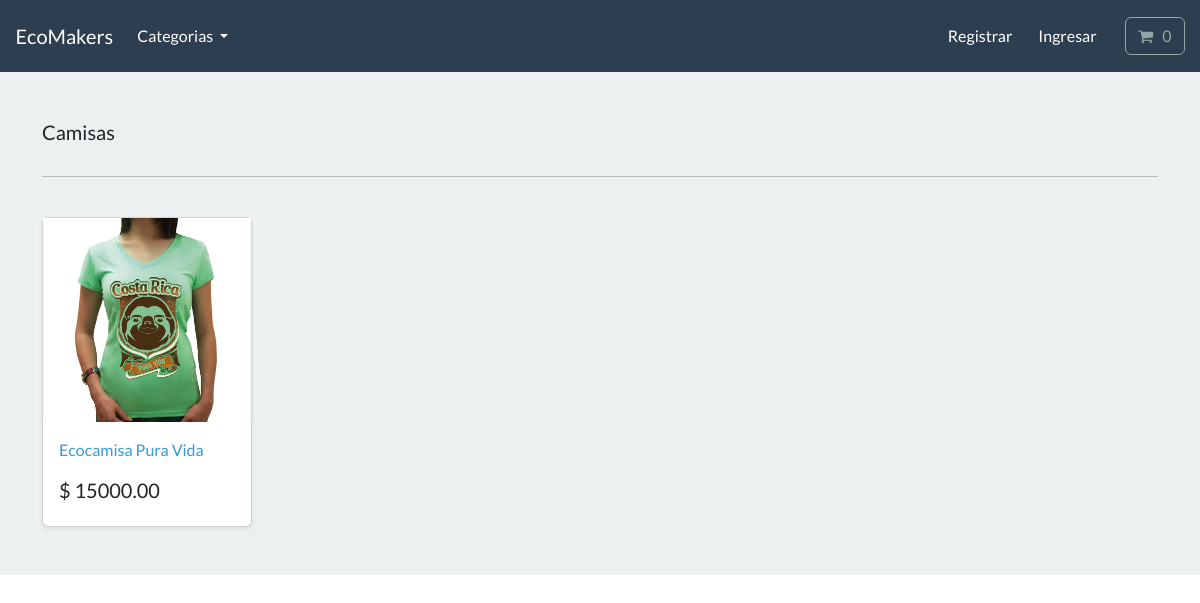
The app's page /search/camisas/ with its own data.
### store/models.py (models this page shows, shortened)
class Category(models.Model):
    name = models.CharField(max_length=250, db_index=True)
    slug = models.SlugField(max_length=250, unique=True)
    class Meta:
        verbose_name_plural = 'categories'
    def get_absolute_url(self):
        return reverse('list-category', args=[self.slug])

class Product(models.Model):
    category = models.ForeignKey(Category, related_name='product', on_delete=models.CASCADE, null=True)
    title = models.CharField(max_length=250)
    brand = models.CharField(max_length=250, default='un-branded')
    description = models.TextField(blank=True)
    slug = models.SlugField(max_length=255)
    price = models.DecimalField(max_digits=7, decimal_places=2)
    image = models.ImageField(upload_to='images/')
    class Meta:
        verbose_name_plural = 'products'
    def get_absolute_url(self):
        return reverse('product-info', args=[self.slug])

### store/views.py (the view)
# urls.py: path('search/<slug:category_slug>/',views.list_category, name='list-category'),
def list_category(request, category_slug=None):
    category = get_object_or_404(Category, slug=category_slug)
    products = Product.objects.filter(category = category)
    return render(request, 'store/list-category.html',{'category':category,'products':products})

### cart/cart.py (called while the page is built)
    def __len__(self):
        return sum(item['qty'] for item in self.cart.values())

### cart/context_processors.py (called while the page is built)
def cart(request):
    return {'cart': Cart(request)}

### store/views.py (called while the page is built)
def categories(request):
    all_categories = Category.objects.all()
    return {'all_categories':all_categories}

### store/templates/store/list-category.html
{% extends "./base.html" %}
{% load static %}
{% block content %}
<main>
  <div class="album py-5 bg-light">
    <div class="container">
      <div class="pb-3 h5"> {{category.name | capfirst}} </div>
      <hr>
      <br>
      <div class="row row-cols-1 row-cols-sm-2 row-cols-md-5 g-3">
        {% for product in products %}
        <div class="col">
          <div class="card shadow-sm">
          <img class="img-fluid" alt="Responsive image" src="{{product.image.url}}">
            <div class="card-body">
              <p class="card-text">
                <a class="text-info text-decoration-none" href="{{product.get_absolute_url}}"> {{ product.title }} </a>
              </p>
              <div class="d-flex justify-content-between align-items-center">
                <h5> $ {{ product.price }} </h5>
              </div>
            </div>
          </div>
        </div>
        {% endfor %}
      </div>
    </div>
  </div>
</main>
{% endblock %}

### records on screen
Category: name "Camisas"
Product: image (picture), title "Ecocamisa Pura Vida", price "15000.00"
